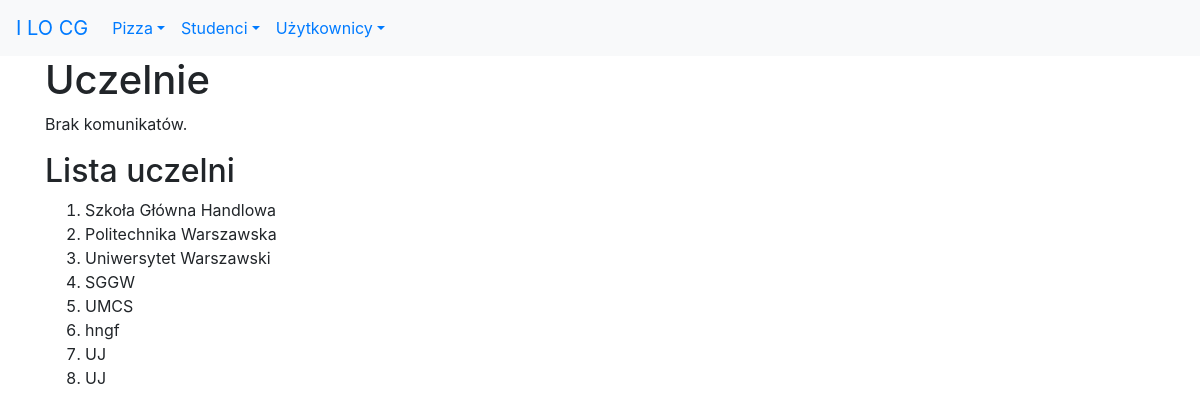
The app's page /studenci/uczelnie/lista (signed in) with its own data.
### studenci/models.py (models this page shows, shortened)
class Uczelnia(models.Model):
    nazwa = models.CharField(
        verbose_name='uczelnia',
        max_length=30,
        help_text='Nazwa uczelni')
    class Meta:
        verbose_name_plural = "uczelnie"

### studenci/views.py (the view)
# urls.py: path('uczelnie/lista', views.ListaUczelni.as_view(), name='uczelnie_lista'),
class ListaUczelni(ListView):
    model = Uczelnia
    context_object_name = 'uczelnie'
    template_name = 'studenci/lista_uczelni.html'

### studenci/templates/studenci/lista_uczelni.html (shortened to what this page needs)
{% extends 'szablon.html' %}
{% block naglowek %}Uczelnie{% endblock naglowek %}
{% block tresc %}
<h2>Lista uczelni</h2>
<ol>
    {% for uczelnia in uczelnie %}
        <li>{{ uczelnia.nazwa }}</li>
    {% endfor %}
</ol>
{% endblock tresc %}

### records on screen
Uczelnia: nazwa "Szkoła Główna Handlowa"
Uczelnia: nazwa "Politechnika Warszawska"
Uczelnia: nazwa "Uniwersytet Warszawski"
Uczelnia: nazwa "SGGW"
Uczelnia: nazwa "UMCS"
Uczelnia: nazwa "hngf"
Uczelnia: nazwa "UJ"
Uczelnia: nazwa "UJ"
